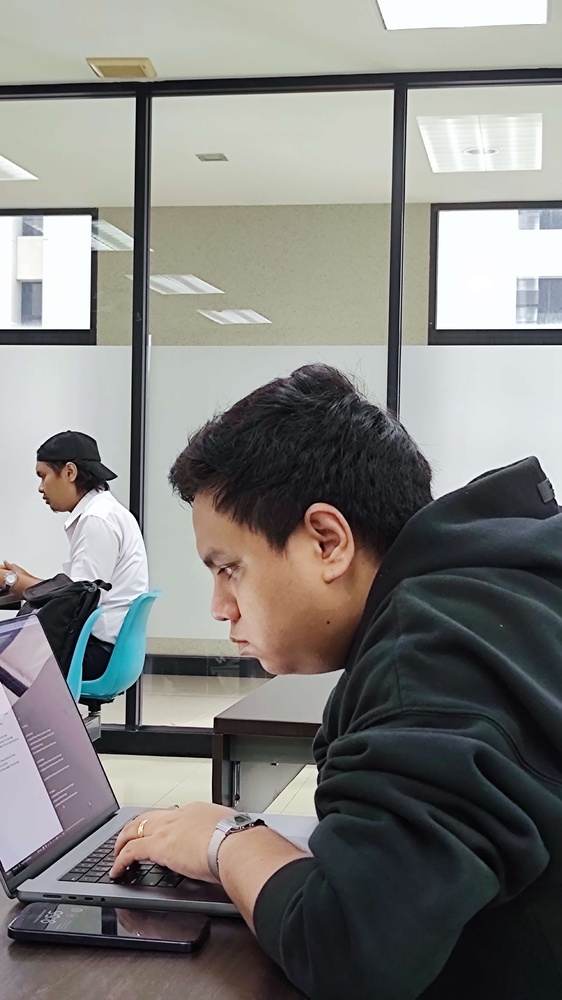
#> input picture quiz/acm.jpg, 562 x 1000 px, shrunk from 2610 x 4640 before the run
$ python image_f_transform_spectral_transformation.py
#> lines starting #> are read from the running program, lines starting #| are printed output that depends on the picture
import cv2
import numpy as np
from matplotlib import pyplot as plt

# Load grayscale image
image_path = 'acm.jpg'
img = cv2.imread(image_path, cv2.IMREAD_GRAYSCALE)
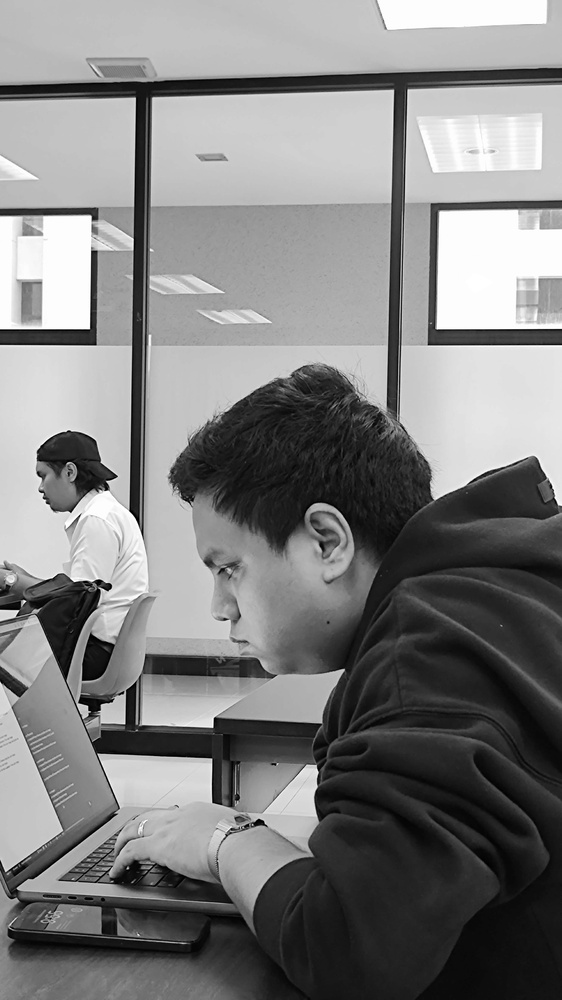
#> img: shape (1000, 562); min 0, max 255, mean 127.8

# Apply Fourier transform
f_transform = np.fft.fft2(img)
f_transform_shifted = np.fft.fftshift(f_transform)

# Compute magnitude spectrum for visualization
magnitude_spectrum = 20 * np.log(np.abs(f_transform_shifted))
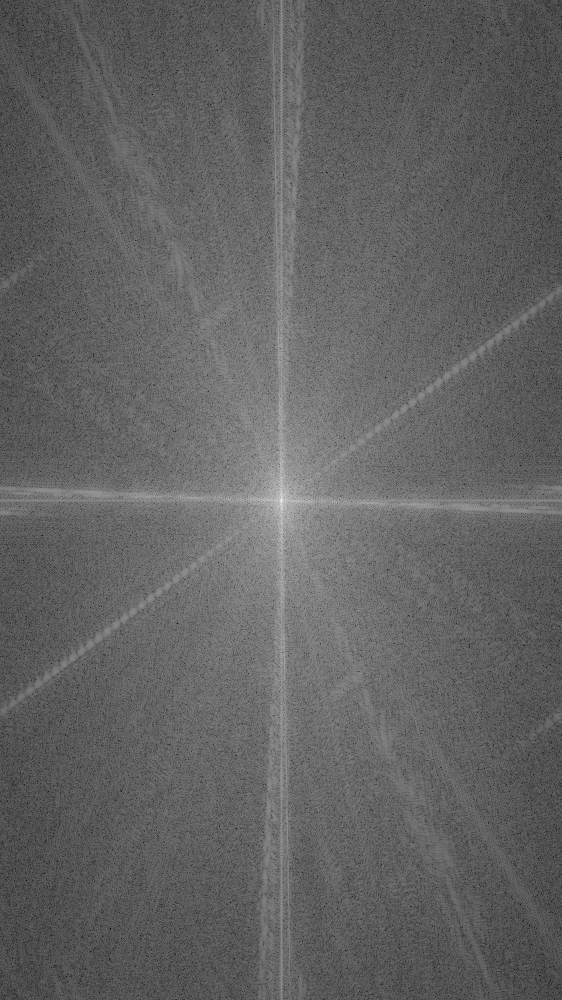
#> magnitude_spectrum: shape (1000, 562) float64; min 39.32, max 361.8, mean 164.4; drawn with min black and max white

# Display the original image and its magnitude spectrum
plt.subplot(121), plt.imshow(img, cmap='gray')
plt.title('Original Image'), plt.xticks([]), plt.yticks([])

plt.subplot(122), plt.imshow(magnitude_spectrum, cmap='gray')
plt.title('Magnitude Spectrum'), plt.xticks([]), plt.yticks([])

plt.show()
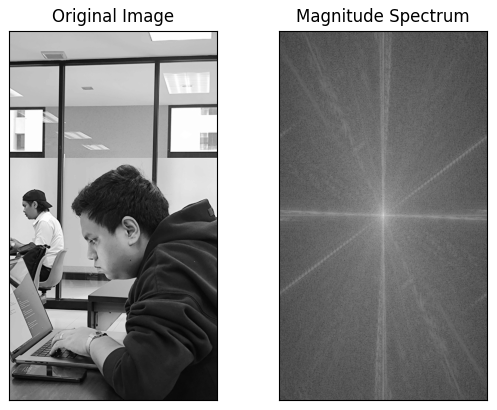
#> figure drawn by matplotlib, 2 panels

# Modify the spectrum (e.g., remove high frequencies)
# For demonstration, let's remove a square region in the center
rows, cols = img.shape
#> rows = 1000; cols = 562
crow, ccol = rows // 2, cols // 2
#> crow = 500; ccol = 281
f_transform_shifted[crow - 10:crow + 10, ccol - 10:ccol + 10] = 0

# Apply inverse Fourier transform
f_transform_inverse = np.fft.ifftshift(f_transform_shifted)
img_filtered = np.fft.ifft2(f_transform_inverse).real
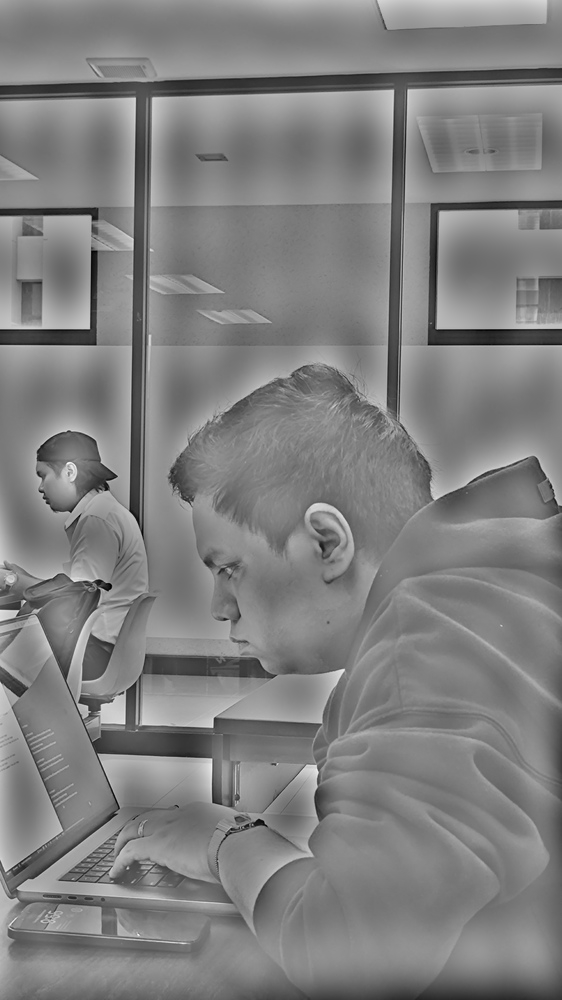
#> img_filtered: shape (1000, 562) float64; min -187.8, max 185.3, mean 0; drawn with min black and max white

# Display the modified magnitude spectrum and the filtered image
plt.subplot(121), plt.imshow(np.log(np.abs(f_transform_shifted)), cmap='gray')
plt.title('Modified Spectrum'), plt.xticks([]), plt.yticks([])

plt.subplot(122), plt.imshow(img_filtered, cmap='gray')
plt.title('Filtered Image'), plt.xticks([]), plt.yticks([])

plt.show()
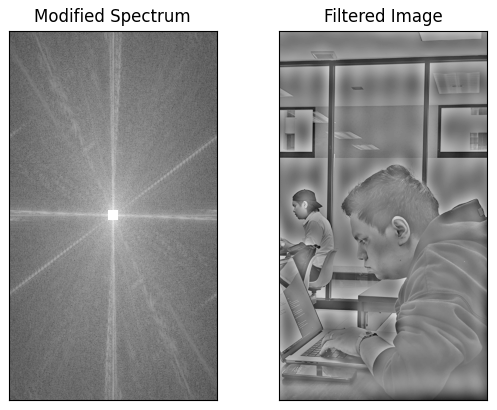
#> figure drawn by matplotlib, 2 panels

$ run again, with quiz/dog.jpg copied over quiz/acm.jpg
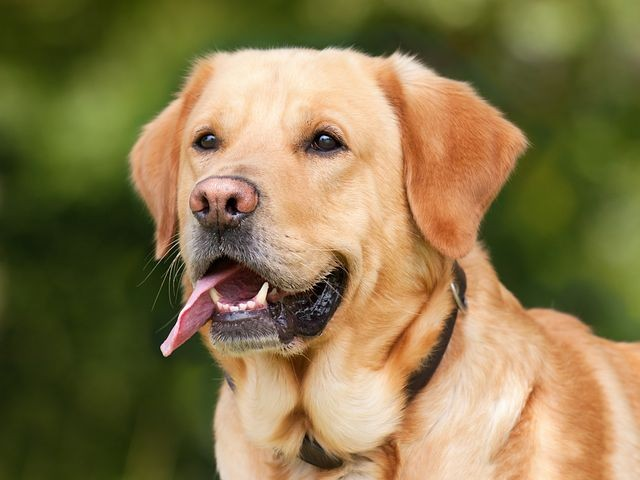
#> input picture quiz/dog.jpg, 640 x 480 px
#> `img_filtered = np.fft.ifft2(f_transform_inverse).real`:
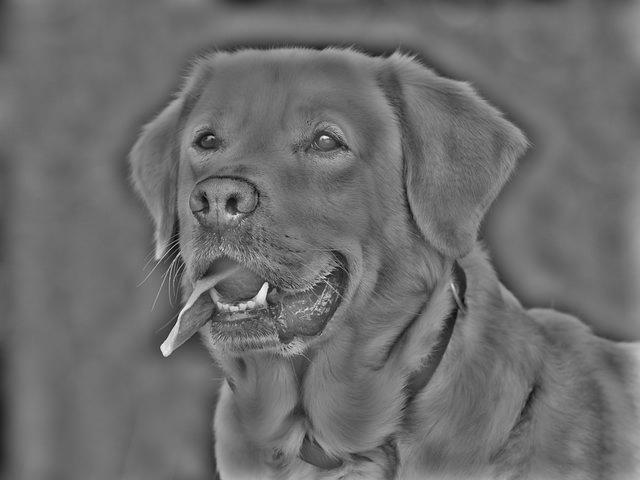
#> img_filtered: shape (480, 640) float64; min -134.3, max 177.5, mean 0; drawn with min black and max white
#> `plt.show()`:
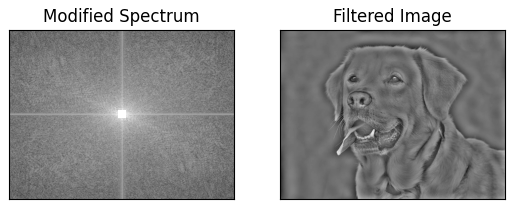
#> figure drawn by matplotlib, 2 panels
